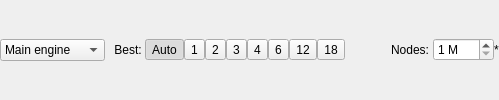
       <widget class="QWidget" name="widget_EngineSettings" native="true">
        <layout class="QHBoxLayout" name="horizontalLayout_2">
         <property name="spacing">
          <number>6</number>
         </property>
         <property name="leftMargin">
          <number>0</number>
         </property>
         <property name="topMargin">
          <number>0</number>
         </property>
         <property name="rightMargin">
          <number>0</number>
         </property>
         <property name="bottomMargin">
          <number>0</number>
         </property>
         <item>
          <widget class="QComboBox" name="combo_Engine">
           <property name="sizePolicy">
            <sizepolicy hsizetype="Minimum" vsizetype="Fixed">
             <horstretch>0</horstretch>
             <verstretch>0</verstretch>
            </sizepolicy>
           </property>
           <property name="toolTip">
            <string>Engine to analyse</string>
           </property>
           <item>
            <property name="text">
             <string extracomment="Solving using the main engine">Main engine</string>
            </property>
           </item>
           <item>
            <property name="text">
             <string extracomment="Analysing using LosingLoeser to get an alternative evaluation">LosingLoeser</string>
            </property>
           </item>
          </widget>
         </item>
         <item>
          <widget class="QWidget" name="widget_NumBestMoves" native="true">
           <layout class="QHBoxLayout" name="horizontalLayout_4">
            <property name="spacing">
             <number>0</number>
            </property>
            <property name="leftMargin">
             <number>0</number>
            </property>
            <property name="topMargin">
             <number>0</number>
            </property>
            <property name="rightMargin">
             <number>0</number>
            </property>
            <property name="bottomMargin">
             <number>0</number>
            </property>
            <item>
             <widget class="QLabel" name="label_NumBestMoves">
              <property name="toolTip">
               <string>Number of best moves</string>
              </property>
              <property name="text">
               <string> Best: </string>
              </property>
             </widget>
            </item>
            <item>
             <widget class="QToolButton" name="btn_MultiPV_Auto">
              <property name="sizePolicy">
               <sizepolicy hsizetype="Expanding" vsizetype="Fixed">
                <horstretch>0</horstretch>
                <verstretch>0</verstretch>
               </sizepolicy>
              </property>
              <property name="minimumSize">
               <size>
                <width>30</width>
                <height>0</height>
               </size>
              </property>
              <property name="toolTip">
               <string>Automatically decide how many best moves to calculate</string>
              </property>
              <property name="text">
               <string>Auto</string>
              </property>
              <property name="checkable">
               <bool>true</bool>
              </property>
              <property name="checked">
               <bool>true</bool>
              </property>
              <property name="autoExclusive">
               <bool>true</bool>
              </property>
             </widget>
            </item>
            <item>
             <widget class="QToolButton" name="btn_MultiPV_1">
              <property name="sizePolicy">
               <sizepolicy hsizetype="Expanding" vsizetype="Fixed">
                <horstretch>0</horstretch>
                <verstretch>0</verstretch>
               </sizepolicy>
              </property>
              <property name="minimumSize">
               <size>
                <width>10</width>
                <height>0</height>
               </size>
              </property>
              <property name="toolTip">
               <string>Calculate and show only the best move</string>
              </property>
              <property name="text">
               <string>1</string>
              </property>
              <property name="checkable">
               <bool>true</bool>
              </property>
              <property name="autoExclusive">
               <bool>true</bool>
              </property>
             </widget>
            </item>
            <item>
             <widget class="QToolButton" name="btn_MultiPV_2">
              <property name="sizePolicy">
               <sizepolicy hsizetype="Expanding" vsizetype="Fixed">
                <horstretch>0</horstretch>
                <verstretch>0</verstretch>
               </sizepolicy>
              </property>
              <property name="minimumSize">
               <size>
                <width>10</width>
                <height>0</height>
               </size>
              </property>
              <property name="toolTip">
               <string>Calculate and show only the 2 best moves</string>
              </property>
              <property name="text">
               <string>2</string>
              </property>
              <property name="checkable">
               <bool>true</bool>
              </property>
              <property name="autoExclusive">
               <bool>true</bool>
              </property>
             </widget>
            </item>
            <item>
             <widget class="QToolButton" name="btn_MultiPV_3">
              <property name="sizePolicy">
               <sizepolicy hsizetype="Expanding" vsizetype="Fixed">
                <horstretch>0</horstretch>
                <verstretch>0</verstretch>
               </sizepolicy>
              </property>
              <property name="minimumSize">
               <size>
                <width>10</width>
                <height>0</height>
               </size>
              </property>
              <property name="toolTip">
               <string>Calculate and show only the 3 best moves</string>
              </property>
              <property name="text">
               <string>3</string>
              </property>
              <property name="checkable">
               <bool>true</bool>
              </property>
              <property name="autoExclusive">
               <bool>true</bool>
              </property>
             </widget>
            </item>
            <item>
             <widget class="QToolButton" name="btn_MultiPV_4">
              <property name="sizePolicy">
               <sizepolicy hsizetype="Expanding" vsizetype="Fixed">
                <horstretch>0</horstretch>
                <verstretch>0</verstretch>
               </sizepolicy>
              </property>
              <property name="minimumSize">
               <size>
                <width>10</width>
                <height>0</height>
               </size>
              </property>
              <property name="toolTip">
               <string>Calculate and show only the 4 best moves</string>
              </property>
              <property name="text">
               <string>4</string>
              </property>
              <property name="checkable">
               <bool>true</bool>
              </property>
              <property name="autoExclusive">
               <bool>true</bool>
              </property>
             </widget>
            </item>
            <item>
             <widget class="QToolButton" name="btn_MultiPV_6">
              <property name="sizePolicy">
               <sizepolicy hsizetype="Expanding" vsizetype="Fixed">
                <horstretch>0</horstretch>
                <verstretch>0</verstretch>
               </sizepolicy>
              </property>
              <property name="minimumSize">
               <size>
                <width>10</width>
                <height>0</height>
               </size>
              </property>
              <property name="toolTip">
               <string>Calculate and show only the 6 best moves</string>
              </property>
              <property name="text">
               <string>6</string>
              </property>
              <property name="checkable">
               <bool>true</bool>
              </property>
              <property name="autoExclusive">
               <bool>true</bool>
              </property>
             </widget>
            </item>
            <item>
             <widget class="QToolButton" name="btn_MultiPV_12">
              <property name="sizePolicy">
               <sizepolicy hsizetype="Expanding" vsizetype="Fixed">
                <horstretch>0</horstretch>
                <verstretch>0</verstretch>
               </sizepolicy>
              </property>
              <property name="minimumSize">
               <size>
                <width>10</width>
                <height>0</height>
               </size>
              </property>
              <property name="toolTip">
               <string>Calculate and show only the 12 best moves</string>
              </property>
              <property name="text">
               <string>12</string>
              </property>
              <property name="checkable">
               <bool>true</bool>
              </property>
              <property name="autoExclusive">
               <bool>true</bool>
              </property>
             </widget>
            </item>
            <item>
             <widget class="QToolButton" name="btn_MultiPV_18">
              <property name="sizePolicy">
               <sizepolicy hsizetype="Expanding" vsizetype="Fixed">
                <horstretch>0</horstretch>
                <verstretch>0</verstretch>
               </sizepolicy>
              </property>
              <property name="minimumSize">
               <size>
                <width>10</width>
                <height>0</height>
               </size>
              </property>
              <property name="toolTip">
               <string>Calculate and show only the 18 best moves</string>
              </property>
              <property name="text">
               <string>18</string>
              </property>
              <property name="checkable">
               <bool>true</bool>
              </property>
              <property name="autoExclusive">
               <bool>true</bool>
              </property>
             </widget>
            </item>
           </layout>
          </widget>
         </item>
         <item>
          <widget class="QWidget" name="widget_LosingLoeser" native="true">
           <layout class="QHBoxLayout" name="horizontalLayout_5">
            <property name="spacing">
             <number>0</number>
            </property>
            <property name="leftMargin">
             <number>0</number>
            </property>
            <property name="topMargin">
             <number>0</number>
            </property>
            <property name="rightMargin">
             <number>0</number>
            </property>
            <property name="bottomMargin">
             <number>0</number>
            </property>
            <item>
             <spacer name="horizontalSpacer_8">
              <property name="orientation">
               <enum>Qt::Horizontal</enum>
              </property>
              <property name="sizeHint" stdset="0">
               <size>
                <width>40</width>
                <height>20</height>
               </size>
              </property>
             </spacer>
            </item>
            <item>
             <widget class="QLabel" name="label_LLnodes">
              <property name="text">
               <string>Nodes: </string>
              </property>
             </widget>
            </item>
            <item>
             <widget class="QSpinBox" name="spin_LLnodes">
              <property name="suffix">
               <string> M</string>
              </property>
              <property name="minimum">
               <number>1</number>
              </property>
              <property name="maximum">
               <number>200</number>
              </property>
             </widget>
            </item>
            <item>
             <widget class="QLabel" name="label_Memory">
              <property name="text">
               <string>*</string>
              </property>
             </widget>
            </item>
           </layout>
          </widget>
         </item>
        </layout>
       </widget>
